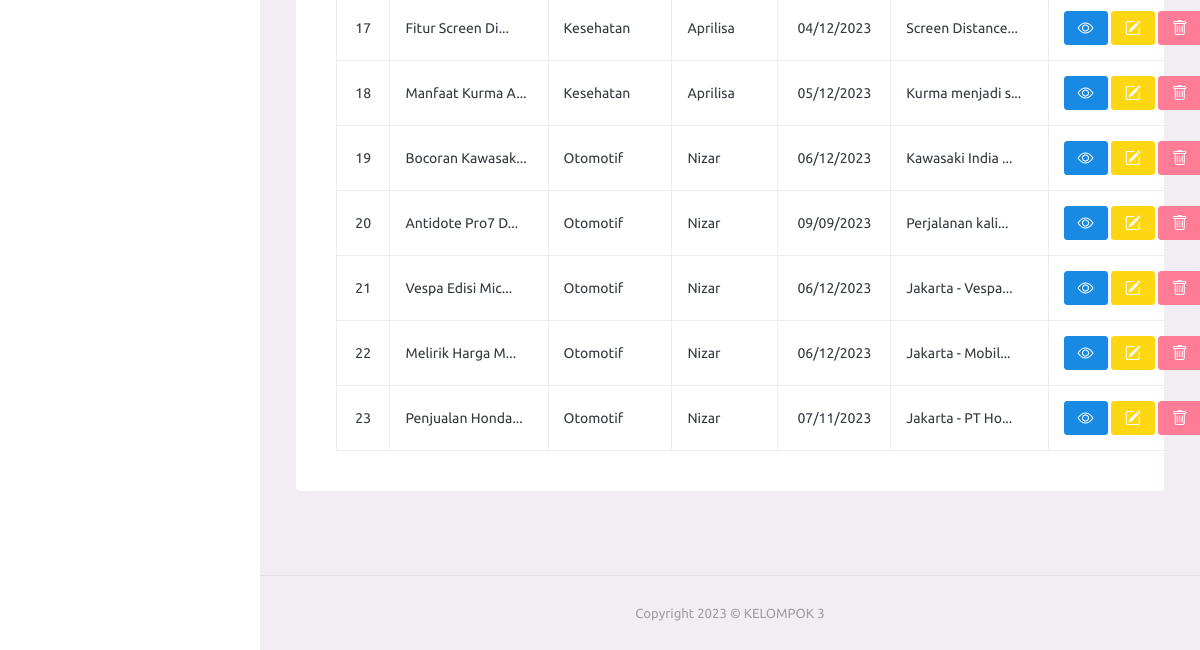
Page /admin/berita.php (signed in, lower part) on the earlier database version.
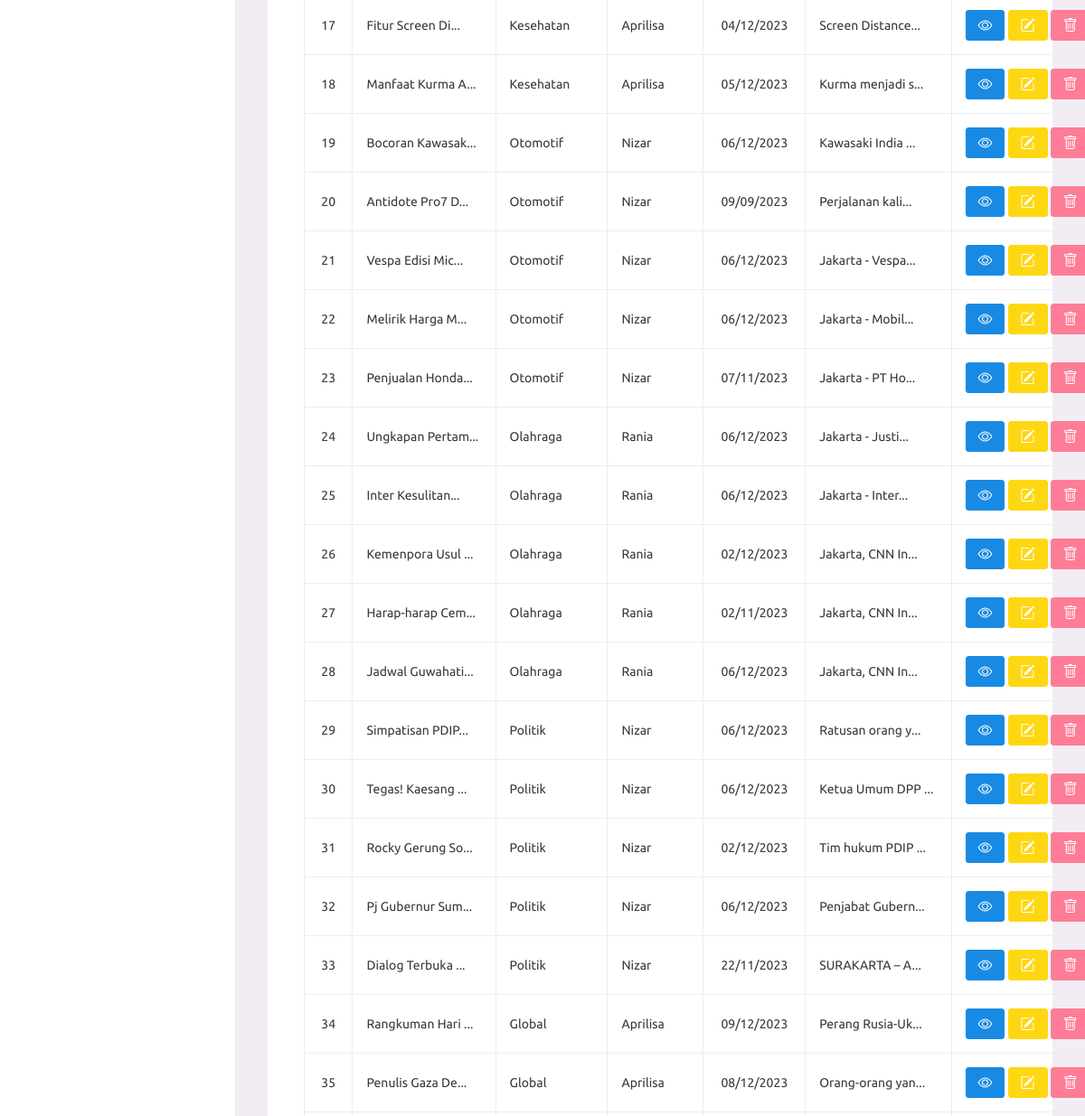
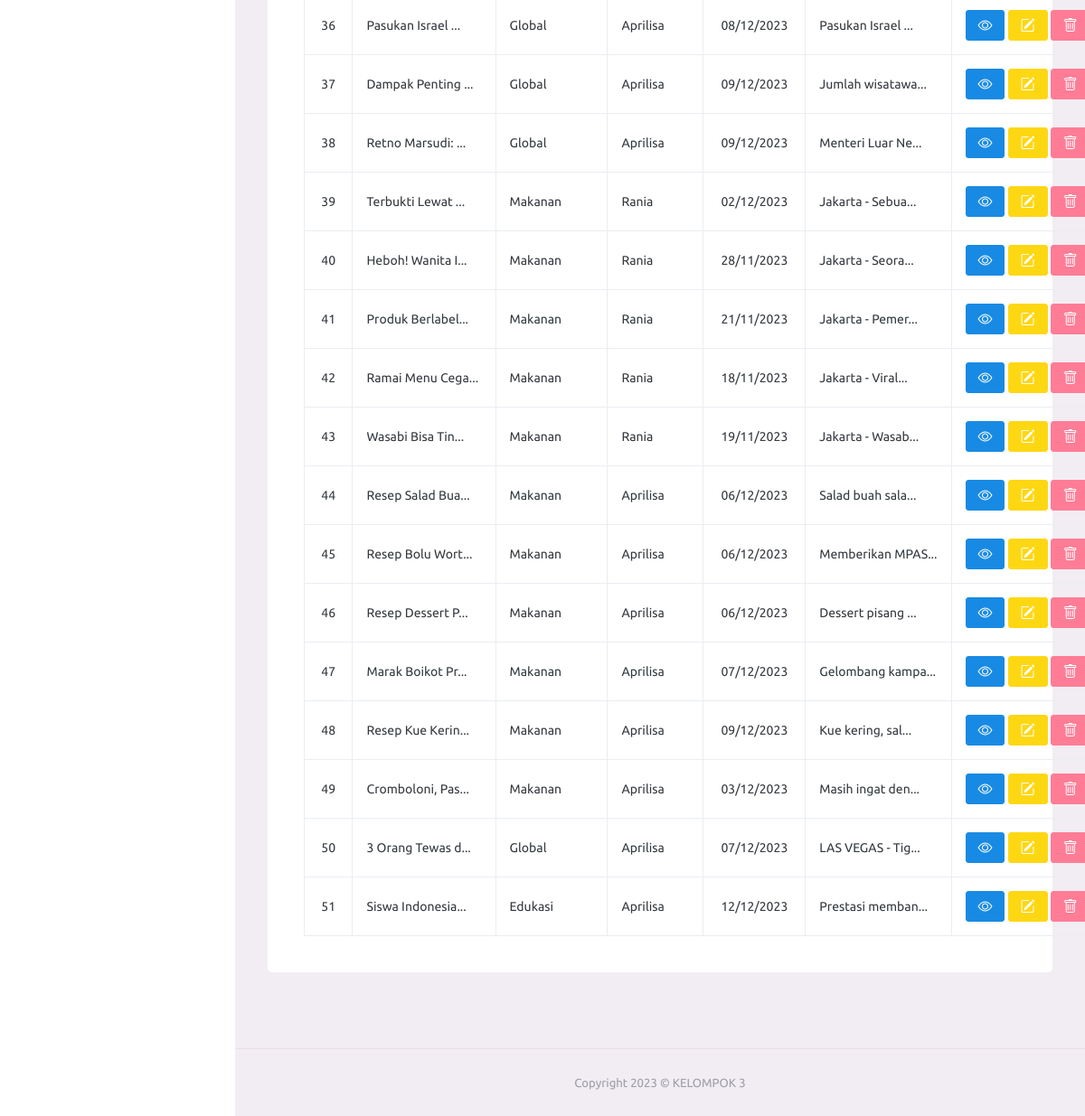
Same page on the later database version (2 pictures, top to bottom).
### tables this page shows
CREATE TABLE `berita` (
  `id_berita` int(11) NOT NULL,
  `id_kategori` int(11) DEFAULT NULL,
  `judul` varchar(255) DEFAULT NULL,
  `penulis` varchar(30) DEFAULT NULL,
  `isi_berita` text DEFAULT NULL,
  `tgl_rilis` date DEFAULT NULL,
  `gambar` varchar(255) DEFAULT NULL,
  `jmlh_dilihat` int(11) NOT NULL DEFAULT 0
);

CREATE TABLE `kategori` (
  `id_kategori` int(11) NOT NULL,
  `nama_kategori` varchar(30) NOT NULL
);

### admin/berita.php (the view, shortened to what this page needs)
<?php
include_once('../connection.php');
$query = mysqli_query($conn, "SELECT * FROM berita JOIN kategori ON berita.id_kategori=kategori.id_kategori;");
function custom_echo($x, $length)
{
  if (strlen($x) <= $length) {
    echo $x;
  } else {
    $y = substr($x, 0, $length) . '...';
    echo $y;
  }
}
?>
<!DOCTYPE html>
<html lang="en">
<head>
  <link rel="stylesheet" href="assets/vendors/mdi/css/materialdesignicons.min.css">
  <link rel="stylesheet" href="assets/vendors/css/vendor.bundle.base.css">
  <link href="https://cdn.jsdelivr.net/npm/bootstrap@5.3.0-alpha3/dist/css/bootstrap.min.css" rel="stylesheet">
  <link rel="stylesheet" href="https://cdn.jsdelivr.net/npm/bootstrap-icons@1.10.5/font/bootstrap-icons.css">
  <link rel="stylesheet" href="https://cdn.datatables.net/1.13.4/css/jquery.dataTables.css" />
  <link rel="stylesheet" href="assets/css/style.css">
</head>
<body>
  <div class="container-scroller">
    <div class="container-fluid page-body-wrapper">
      <nav class="sidebar sidebar-offcanvas" id="sidebar">
      </nav>
      <div class="main-panel">
        <div class="content-wrapper">
          <div class="row">
            <div class="col-lg-12 grid-margin stretch-card">
              <div class="card">
                <div class="card-body">
                  <table class="table table-bordered" id="myTable">
                    <tbody>
                      <?php $i = 1; ?>
                      <?php foreach ($query as $data) : ?>
                        <tr>
                          <td class="text-center align-middle" style="width: 8px;"><?= $i; ?></td>
                          <td style="width: 100px;"><?php custom_echo($data["judul"], 15) ?></td>
                          <td><?= $data["nama_kategori"] ?></td>
                          <td><?= $data["penulis"] ?></td>
                          <td class="text-center align-middle" style="width: 10px;"><?= date("d/m/Y", strtotime($data["tgl_rilis"])) ?></td>
                          <td><?php custom_echo($data["isi_berita"], 15) ?></td>
                          <td width="100px" class="text-center align-middle">
                            <a href="detail_berita.php?idBerita=<?= $data["id_berita"]; ?>" class="btn btn-info btn-sm"><i class="bi bi-eye"></i></a>
                            <a href="edit_berita.php?idBerita=<?= $data["id_berita"]; ?>" class="btn btn-warning btn-sm text-white"><i class="bi bi-pencil-square"></i></a>
                            <a href="#" class="btn btn-danger btn-sm" onclick="confirmDelete(<?= $data['id_berita'] ?>)"><i class="bi bi-trash"></i></a>
                          </td>
                        </tr>
                        <?php $i++; ?>
                      <?php endforeach; ?>
                    </tbody>
                  </table>
                </div>
              </div>
            </div>
          </div>
        </div>
        <footer class="footer">
          <div class="container-fluid d-flex justify-content-center">
            <span class="text-muted d-block text-center text-sm-start d-sm-inline-block">
              Copyright 2023 © KELOMPOK 3 </span>
          </div>
        </footer>
      </div>
    </div>
  </div>
</body>
</html>

Differences in the rows shown:
added berita: judul "Ungkapan Pertam... Jakarta - Justi...", id_kategori.nama_kategori "Olahraga", penulis "Rania", tgl_rilis "06/12/2023"
added berita: judul "Inter Kesulitan... Jakarta - Inter...", id_kategori.nama_kategori "Olahraga", penulis "Rania", tgl_rilis "06/12/2023"
added berita: judul "Kemenpora Usul ... Jakarta, CNN In...", id_kategori.nama_kategori "Olahraga", penulis "Rania", tgl_rilis "02/12/2023"
added berita: judul "Harap-harap Cem... Jakarta, CNN In...", id_kategori.nama_kategori "Olahraga", penulis "Rania", tgl_rilis "02/11/2023"
added berita: judul "Jadwal Guwahati... Jakarta, CNN In...", id_kategori.nama_kategori "Olahraga", penulis "Rania", tgl_rilis "06/12/2023"
added berita: judul "Simpatisan PDIP... Ratusan orang y...", id_kategori.nama_kategori "Politik", penulis "Nizar", tgl_rilis "06/12/2023"
added berita: judul "Tegas! Kaesang ... Ketua Umum DPP ...", id_kategori.nama_kategori "Politik", penulis "Nizar", tgl_rilis "06/12/2023"
added berita: judul "Rocky Gerung So... Tim hukum PDIP ...", id_kategori.nama_kategori "Politik", penulis "Nizar", tgl_rilis "02/12/2023"
added berita: judul "Pj Gubernur Sum... Penjabat Gubern...", id_kategori.nama_kategori "Politik", penulis "Nizar", tgl_rilis "06/12/2023"
added berita: judul "Dialog Terbuka ... SURAKARTA – A...", id_kategori.nama_kategori "Politik", penulis "Nizar", tgl_rilis "22/11/2023"
added berita: judul "Rangkuman Hari ... Perang Rusia-Uk...", id_kategori.nama_kategori "Global", penulis "Aprilisa", tgl_rilis "09/12/2023"
added berita: judul "Penulis Gaza De... Orang-orang yan...", id_kategori.nama_kategori "Global", penulis "Aprilisa", tgl_rilis "08/12/2023"
added berita: judul "Pasukan Israel ... Pasukan Israel ...", id_kategori.nama_kategori "Global", penulis "Aprilisa", tgl_rilis "08/12/2023"
added berita: judul "Dampak Penting ... Jumlah wisatawa...", id_kategori.nama_kategori "Global", penulis "Aprilisa", tgl_rilis "09/12/2023"
added berita: judul "Retno Marsudi: ... Menteri Luar Ne...", id_kategori.nama_kategori "Global", penulis "Aprilisa", tgl_rilis "09/12/2023"
added berita: judul "Terbukti Lewat ... Jakarta - Sebua...", id_kategori.nama_kategori "Makanan", penulis "Rania", tgl_rilis "02/12/2023"
added berita: judul "Heboh! Wanita I... Jakarta - Seora...", id_kategori.nama_kategori "Makanan", penulis "Rania", tgl_rilis "28/11/2023"
added berita: judul "Produk Berlabel... Jakarta - Pemer...", id_kategori.nama_kategori "Makanan", penulis "Rania", tgl_rilis "21/11/2023"
added berita: judul "Ramai Menu Cega... Jakarta - Viral...", id_kategori.nama_kategori "Makanan", penulis "Rania", tgl_rilis "18/11/2023"
added berita: judul "Wasabi Bisa Tin... Jakarta - Wasab...", id_kategori.nama_kategori "Makanan", penulis "Rania", tgl_rilis "19/11/2023"
added berita: judul "Resep Salad Bua... Salad buah sala...", id_kategori.nama_kategori "Makanan", penulis "Aprilisa", tgl_rilis "06/12/2023"
added berita: judul "Resep Bolu Wort... Memberikan MPAS...", id_kategori.nama_kategori "Makanan", penulis "Aprilisa", tgl_rilis "06/12/2023"
added berita: judul "Resep Dessert P... Dessert pisang ...", id_kategori.nama_kategori "Makanan", penulis "Aprilisa", tgl_rilis "06/12/2023"
added berita: judul "Marak Boikot Pr... Gelombang kampa...", id_kategori.nama_kategori "Makanan", penulis "Aprilisa", tgl_rilis "07/12/2023"
added berita: judul "Resep Kue Kerin... Kue kering, sal...", id_kategori.nama_kategori "Makanan", penulis "Aprilisa", tgl_rilis "09/12/2023"
added berita: judul "Cromboloni, Pas... Masih ingat den...", id_kategori.nama_kategori "Makanan", penulis "Aprilisa", tgl_rilis "03/12/2023"
added berita: judul "3 Orang Tewas d... LAS VEGAS - Tig...", id_kategori.nama_kategori "Global", penulis "Aprilisa", tgl_rilis "07/12/2023"
added berita: judul "Siswa Indonesia... Prestasi memban...", id_kategori.nama_kategori "Edukasi", penulis "Aprilisa", tgl_rilis "12/12/2023"
